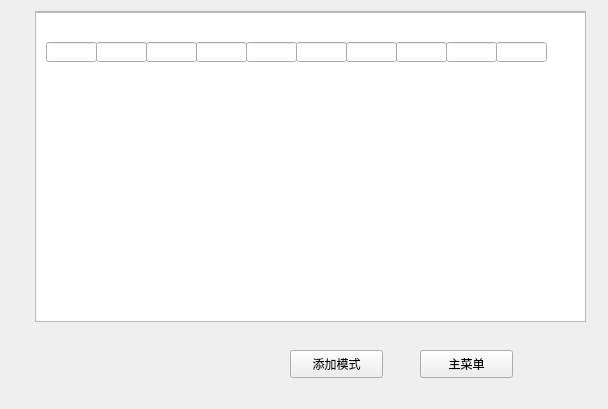
<?xml version="1.0" encoding="UTF-8"?>
<ui version="4.0">
 <class>Addmode</class>
 <widget class="QWidget" name="Addmode">
  <property name="geometry">
   <rect>
    <x>0</x>
    <y>0</y>
    <width>608</width>
    <height>409</height>
   </rect>
  </property>
  <property name="windowTitle">
   <string>Form</string>
  </property>
  <widget class="QScrollArea" name="scrollArea">
   <property name="geometry">
    <rect>
     <x>35</x>
     <y>11</y>
     <width>551</width>
     <height>311</height>
    </rect>
   </property>
   <property name="widgetResizable">
    <bool>true</bool>
   </property>
   <widget class="QWidget" name="scrollAreaWidgetContents_2">
    <property name="geometry">
     <rect>
      <x>0</x>
      <y>0</y>
      <width>549</width>
      <height>309</height>
     </rect>
    </property>
    <widget class="QTableWidget" name="tableWidget_2">
     <property name="geometry">
      <rect>
       <x>-20</x>
       <y>0</y>
       <width>581</width>
       <height>331</height>
      </rect>
     </property>
    </widget>
    <widget class="QLineEdit" name="idLineEdit">
     <property name="geometry">
      <rect>
       <x>10</x>
       <y>30</y>
       <width>51</width>
       <height>20</height>
      </rect>
     </property>
    </widget>
    <widget class="QLineEdit" name="nameLineEdit">
     <property name="geometry">
      <rect>
       <x>60</x>
       <y>30</y>
       <width>51</width>
       <height>20</height>
      </rect>
     </property>
    </widget>
    <widget class="QLineEdit" name="diseaseEdit">
     <property name="geometry">
      <rect>
       <x>110</x>
       <y>30</y>
       <width>51</width>
       <height>20</height>
      </rect>
     </property>
    </widget>
    <widget class="QLineEdit" name="positionEdit">
     <property name="geometry">
      <rect>
       <x>160</x>
       <y>30</y>
       <width>51</width>
       <height>20</height>
      </rect>
     </property>
    </widget>
    <widget class="QLineEdit" name="freqEdit">
     <property name="geometry">
      <rect>
       <x>310</x>
       <y>30</y>
       <width>51</width>
       <height>20</height>
      </rect>
     </property>
    </widget>
    <widget class="QLineEdit" name="powerEdit">
     <property name="geometry">
      <rect>
       <x>210</x>
       <y>30</y>
       <width>51</width>
       <height>20</height>
      </rect>
     </property>
    </widget>
    <widget class="QLineEdit" name="T_numEdit">
     <property name="geometry">
      <rect>
       <x>460</x>
       <y>30</y>
       <width>51</width>
       <height>20</height>
      </rect>
     </property>
    </widget>
    <widget class="QLineEdit" name="rest_timeEdit">
     <property name="geometry">
      <rect>
       <x>410</x>
       <y>30</y>
       <width>51</width>
       <height>20</height>
      </rect>
     </property>
    </widget>
    <widget class="QLineEdit" name="pulse_num_oneTEdit">
     <property name="geometry">
      <rect>
       <x>360</x>
       <y>30</y>
       <width>51</width>
       <height>20</height>
      </rect>
     </property>
    </widget>
    <widget class="QLineEdit" name="thresholdEdit">
     <property name="geometry">
      <rect>
       <x>260</x>
       <y>30</y>
       <width>51</width>
       <height>20</height>
      </rect>
     </property>
    </widget>
   </widget>
  </widget>
  <widget class="QPushButton" name="returnButton">
   <property name="geometry">
    <rect>
     <x>420</x>
     <y>350</y>
     <width>93</width>
     <height>28</height>
    </rect>
   </property>
   <property name="text">
    <string>主菜单</string>
   </property>
  </widget>
  <widget class="QPushButton" name="addmodeButton">
   <property name="geometry">
    <rect>
     <x>290</x>
     <y>350</y>
     <width>93</width>
     <height>28</height>
    </rect>
   </property>
   <property name="text">
    <string>添加模式</string>
   </property>
  </widget>
 </widget>
 <resources/>
 <connections/>
</ui>
